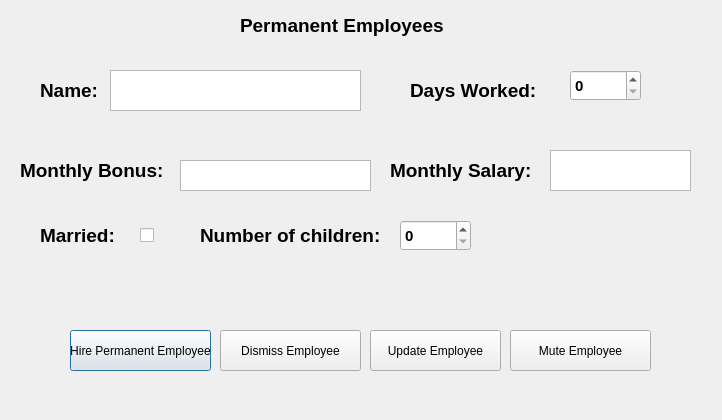
<?xml version="1.0" encoding="UTF-8"?>
<ui version="4.0">
 <class>Dialog</class>
 <widget class="QDialog" name="Dialog">
  <property name="geometry">
   <rect>
    <x>0</x>
    <y>0</y>
    <width>722</width>
    <height>420</height>
   </rect>
  </property>
  <property name="windowTitle">
   <string>Dialog</string>
  </property>
  <widget class="QSpinBox" name="Num_children">
   <property name="geometry">
    <rect>
     <x>400</x>
     <y>220</y>
     <width>71</width>
     <height>31</height>
    </rect>
   </property>
   <property name="font">
    <font>
     <pointsize>11</pointsize>
     <weight>75</weight>
     <bold>true</bold>
    </font>
   </property>
  </widget>
  <widget class="QTextEdit" name="MonthBonus">
   <property name="geometry">
    <rect>
     <x>180</x>
     <y>160</y>
     <width>191</width>
     <height>31</height>
    </rect>
   </property>
   <property name="font">
    <font>
     <pointsize>12</pointsize>
    </font>
   </property>
  </widget>
  <widget class="QLabel" name="label_28">
   <property name="geometry">
    <rect>
     <x>200</x>
     <y>220</y>
     <width>201</width>
     <height>31</height>
    </rect>
   </property>
   <property name="font">
    <font>
     <pointsize>14</pointsize>
     <weight>75</weight>
     <bold>true</bold>
    </font>
   </property>
   <property name="text">
    <string>Number of children:</string>
   </property>
  </widget>
  <widget class="QLabel" name="label_29">
   <property name="geometry">
    <rect>
     <x>20</x>
     <y>160</y>
     <width>151</width>
     <height>21</height>
    </rect>
   </property>
   <property name="font">
    <font>
     <pointsize>14</pointsize>
     <weight>75</weight>
     <bold>true</bold>
    </font>
   </property>
   <property name="text">
    <string>Monthly Bonus:</string>
   </property>
  </widget>
  <widget class="QLabel" name="label_2">
   <property name="geometry">
    <rect>
     <x>40</x>
     <y>80</y>
     <width>71</width>
     <height>21</height>
    </rect>
   </property>
   <property name="font">
    <font>
     <pointsize>14</pointsize>
     <weight>75</weight>
     <bold>true</bold>
    </font>
   </property>
   <property name="text">
    <string>Name:</string>
   </property>
  </widget>
  <widget class="QLabel" name="label_27">
   <property name="geometry">
    <rect>
     <x>40</x>
     <y>220</y>
     <width>101</width>
     <height>31</height>
    </rect>
   </property>
   <property name="font">
    <font>
     <pointsize>14</pointsize>
     <weight>75</weight>
     <bold>true</bold>
    </font>
   </property>
   <property name="text">
    <string>Married:</string>
   </property>
  </widget>
  <widget class="QTextEdit" name="Monthly_salary">
   <property name="geometry">
    <rect>
     <x>550</x>
     <y>150</y>
     <width>141</width>
     <height>41</height>
    </rect>
   </property>
   <property name="font">
    <font>
     <pointsize>12</pointsize>
    </font>
   </property>
   <property name="html">
    <string>&lt;!DOCTYPE HTML PUBLIC &quot;-//W3C//DTD HTML 4.0//EN&quot; &quot;http://www.w3.org/TR/REC-html40/strict.dtd&quot;&gt;
&lt;html&gt;&lt;head&gt;&lt;meta name=&quot;qrichtext&quot; content=&quot;1&quot; /&gt;&lt;style type=&quot;text/css&quot;&gt;
p, li { white-space: pre-wrap; }
&lt;/style&gt;&lt;/head&gt;&lt;body style=&quot; font-family:'MS Shell Dlg 2'; font-size:12pt; font-weight:400; font-style:normal;&quot;&gt;
&lt;p style=&quot;-qt-paragraph-type:empty; margin-top:0px; margin-bottom:0px; margin-left:0px; margin-right:0px; -qt-block-indent:0; text-indent:0px; font-size:14pt;&quot;&gt;&lt;br /&gt;&lt;/p&gt;&lt;/body&gt;&lt;/html&gt;</string>
   </property>
  </widget>
  <widget class="QLabel" name="label_26">
   <property name="geometry">
    <rect>
     <x>390</x>
     <y>160</y>
     <width>151</width>
     <height>21</height>
    </rect>
   </property>
   <property name="font">
    <font>
     <pointsize>14</pointsize>
     <weight>75</weight>
     <bold>true</bold>
    </font>
   </property>
   <property name="text">
    <string>Monthly Salary:</string>
   </property>
  </widget>
  <widget class="QCheckBox" name="Marital_status">
   <property name="geometry">
    <rect>
     <x>140</x>
     <y>220</y>
     <width>16</width>
     <height>31</height>
    </rect>
   </property>
   <property name="sizePolicy">
    <sizepolicy hsizetype="Preferred" vsizetype="Expanding">
     <horstretch>0</horstretch>
     <verstretch>0</verstretch>
    </sizepolicy>
   </property>
   <property name="text">
    <string/>
   </property>
  </widget>
  <widget class="QLabel" name="label_25">
   <property name="geometry">
    <rect>
     <x>410</x>
     <y>80</y>
     <width>151</width>
     <height>21</height>
    </rect>
   </property>
   <property name="font">
    <font>
     <pointsize>14</pointsize>
     <weight>75</weight>
     <bold>true</bold>
    </font>
   </property>
   <property name="text">
    <string>Days Worked:</string>
   </property>
  </widget>
  <widget class="QSpinBox" name="DaysWorked">
   <property name="geometry">
    <rect>
     <x>570</x>
     <y>70</y>
     <width>71</width>
     <height>31</height>
    </rect>
   </property>
   <property name="font">
    <font>
     <pointsize>11</pointsize>
     <weight>75</weight>
     <bold>true</bold>
    </font>
   </property>
  </widget>
  <widget class="QTextEdit" name="Name">
   <property name="geometry">
    <rect>
     <x>110</x>
     <y>70</y>
     <width>251</width>
     <height>41</height>
    </rect>
   </property>
   <property name="font">
    <font>
     <pointsize>14</pointsize>
    </font>
   </property>
  </widget>
  <widget class="QPushButton" name="HireEmployee">
   <property name="geometry">
    <rect>
     <x>70</x>
     <y>330</y>
     <width>141</width>
     <height>41</height>
    </rect>
   </property>
   <property name="text">
    <string>Hire Permanent Employee</string>
   </property>
  </widget>
  <widget class="QPushButton" name="UpdateEmployee">
   <property name="geometry">
    <rect>
     <x>370</x>
     <y>330</y>
     <width>131</width>
     <height>41</height>
    </rect>
   </property>
   <property name="text">
    <string>Update Employee</string>
   </property>
  </widget>
  <widget class="QLabel" name="label_30">
   <property name="geometry">
    <rect>
     <x>240</x>
     <y>10</y>
     <width>221</width>
     <height>31</height>
    </rect>
   </property>
   <property name="font">
    <font>
     <pointsize>14</pointsize>
     <weight>75</weight>
     <bold>true</bold>
    </font>
   </property>
   <property name="text">
    <string>Permanent Employees</string>
   </property>
  </widget>
  <widget class="QPushButton" name="DismissEmployee">
   <property name="geometry">
    <rect>
     <x>220</x>
     <y>330</y>
     <width>141</width>
     <height>41</height>
    </rect>
   </property>
   <property name="text">
    <string>Dismiss Employee</string>
   </property>
  </widget>
  <widget class="QPushButton" name="MuteEmployee">
   <property name="geometry">
    <rect>
     <x>510</x>
     <y>330</y>
     <width>141</width>
     <height>41</height>
    </rect>
   </property>
   <property name="text">
    <string>Mute Employee</string>
   </property>
  </widget>
 </widget>
 <resources/>
 <connections/>
</ui>
